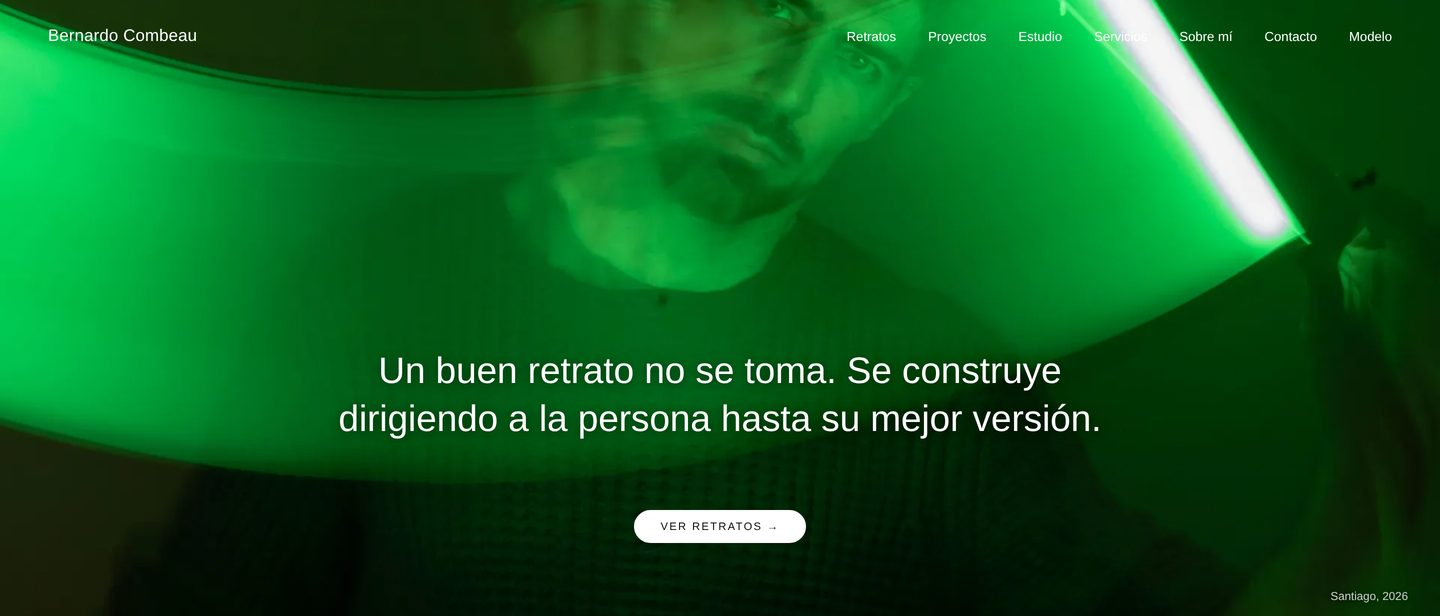
#> input picture marketing/brand/instagram-v3/img/combeau-fotografia-ancho-2.jpg, 1440 x 616 px, given in place of chequeo-1440-primera.png, which was not available
$ python franjas-tanda-4.py ../../../../../../brand/instagram-v3/img
#> lines starting #> are read from the running program, lines starting #| are printed output that depends on the picture; pictures that were not available may be replaced by others from this repository, and a replacement may not be noted
#!/usr/bin/env python3
"""Las franjas de Visibilidad en IA y Auditoría SEO técnica a 2,39, nítidas (obra E12, corrida 2, tanda 4). Diego, 19-oct-2026.

La spec §2.4 pone en esas franjas `proto/a/medios/chequeo-43.webp` y `verifica-y-cumple-53.webp`, «recortados a 2,39 al
centro». Esos archivos miden 1050 px de ancho: en la franja de 1440 (1408 px) el navegador los agranda 1,34 veces y a
1920 (1888 px), 1,8 veces, y la captura se ve blanda. Este script saca, de la MISMA captura de la que salieron (la de
1440 a 2× que hizo Lucía el 17-oct con proto/a/herramientas/capturar-fuentes.mjs), el MISMO encuadre: primero el recorte
del prototipo (4:3 anclado arriba a la izquierda para el chequeo; 5:3 anclado arriba y al centro para Verifica y Cumple,
medios.py) y después el centro a 2,39, como pide la spec. Solo cambia la cantidad de píxeles. Nada se genera.

Uso: python3 -I franjas-tanda-4.py <carpeta-de-las-capturas-del-17-oct>
Salida: spindlelab-astro/public/v3/medios/chequeo-239.webp y verifica-y-cumple-239.webp (1920 de ancho, WebP 80, como el
prototipo), y cuánto pesan.
"""
import sys
from pathlib import Path

from PIL import Image

REPO = Path(__file__).resolve().parents[7]
SALIDA = REPO / "spindlelab-astro/public/v3/medios"
FUENTE = Path(sys.argv[1])


def recorte(im, prop, ancla=(0.5, 0.0)):
    """El de proto/a/herramientas/medios.py, igual: recorta a la proporción ancho/alto, anclado (x, y) en 0..1."""
    w, h = im.size
    if w / h > prop:
        nw, nh = round(h * prop), h
    else:
        nw, nh = w, round(w / prop)
    x = round((w - nw) * ancla[0])
    y = round((h - nh) * ancla[1])
    return im.crop((x, y, x + nw, y + nh))


def franja(origen, prop, ancla, nombre):
#> called with origen = 'chequeo-1440-primera.png', prop = 1.33, ancla = (0, 0), nombre = 'chequeo-239.webp'
    im = Image.open(FUENTE / origen).convert("RGB")
#> im is the input picture: PIL image 1440x616 RGB; mean R, G, B 12.9, 92.5, 31.6
    pieza = recorte(im, prop, ancla)               # el encuadre del archivo de la spec
#> in recorte, `return im.crop((x, y, x + nw, y + nh))`:
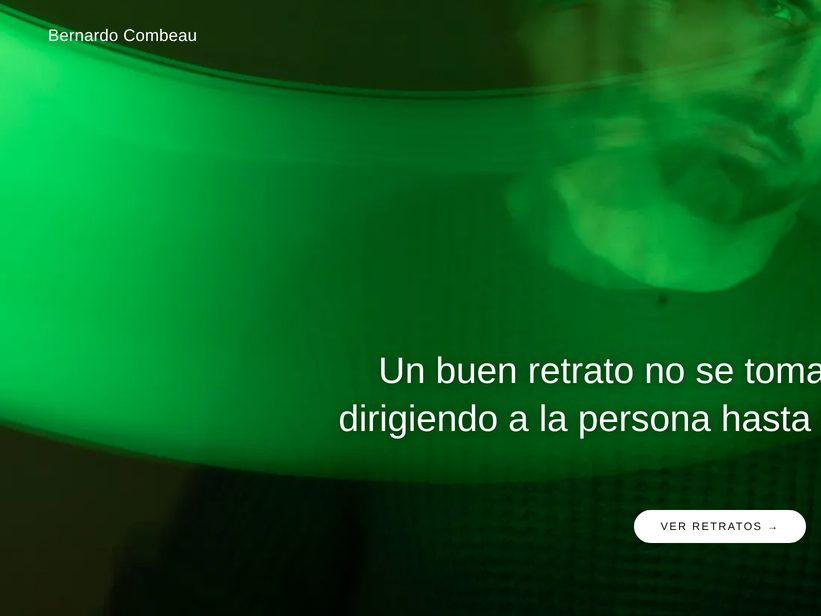
#> returned value: PIL image 821x616 RGB; mean R, G, B 11.9, 97, 32.9
    centro = recorte(pieza, 2.39, (0.5, 0.5))      # su centro a 2,39 (spec §2.4, §3.3)
#> call 2 of recorte, with prop = 2.39, ancla = (0.5, 0.5)
#> in recorte (call 2), `return im.crop((x, y, x + nw, y + nh))`:
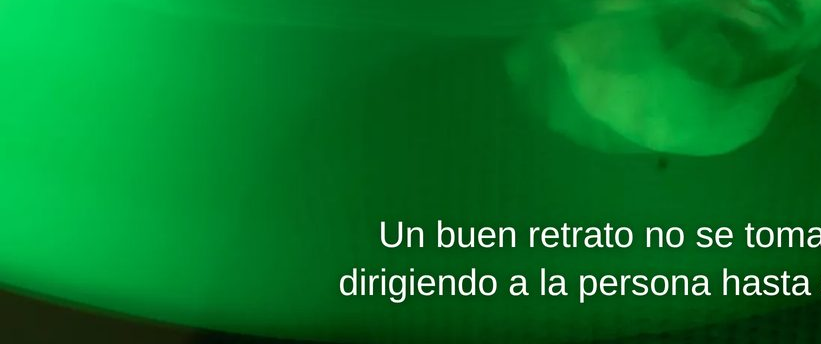
#> returned value: PIL image 821x344 RGB; mean R, G, B 8.1, 118.2, 39.5
    if centro.width > 1920:
        centro = centro.resize((1920, round(centro.height * 1920 / centro.width)), Image.LANCZOS)
    destino = SALIDA / nombre
    centro.save(destino, "WEBP", quality=80, method=6)
#> (the run stopped early here; a loop or call above may not have finished)

$ run again, on marketing/brand/instagram-v3/img/domino.jpg
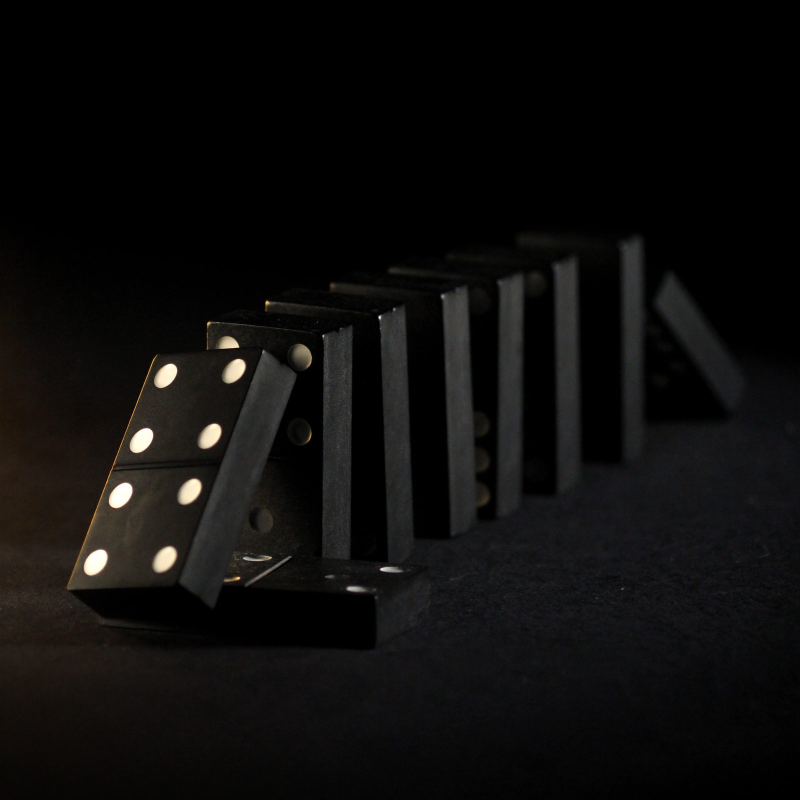
#> input picture marketing/brand/instagram-v3/img/domino.jpg, 1600 x 1600 px, given in place of chequeo-1440-primera.png, which was not available (shown at 1/2 size)
#> in franja, im is the input picture: PIL image 1600x1600 RGB; mean R, G, B 13.5, 12.6, 11.9
#> in recorte, `return im.crop((x, y, x + nw, y + nh))`:
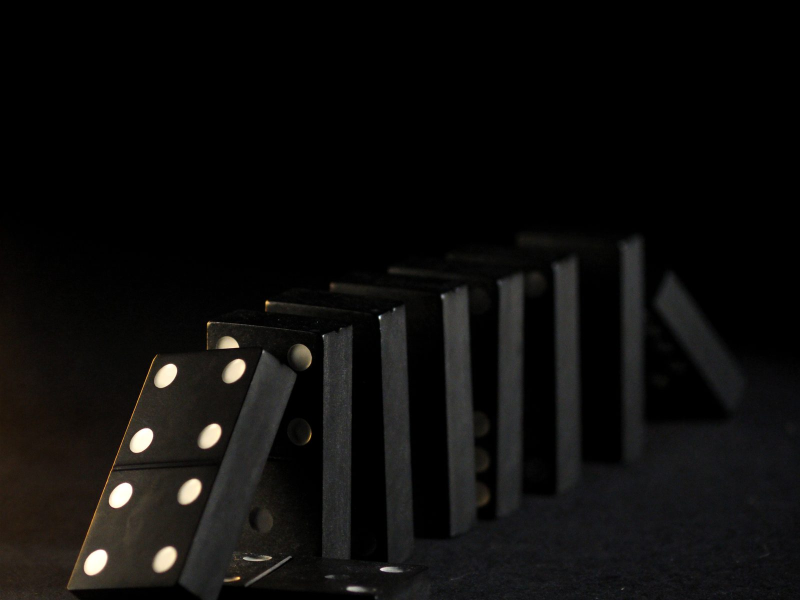
#> returned value: PIL image 1600x1200 RGB (shown at 1/2 size); mean R, G, B 13.7, 12.9, 11.9
#> in recorte (call 2), `return im.crop((x, y, x + nw, y + nh))`:
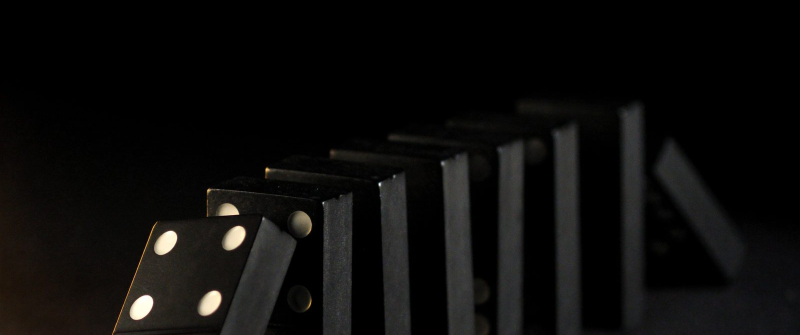
#> returned value: PIL image 1600x669 RGB (shown at 1/2 size); mean R, G, B 12.7, 12.1, 11.1

$ run again, on marketing/brand/instagram-v3/img/escritorio.jpg
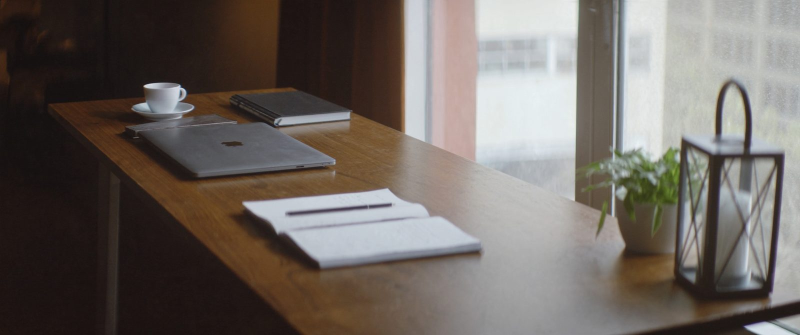
#> input picture marketing/brand/instagram-v3/img/escritorio.jpg, 1600 x 670 px, given in place of chequeo-1440-primera.png, which was not available (shown at 1/2 size)
#> in franja, im is the input picture: PIL image 1600x670 RGB; mean R, G, B 110.2, 102.8, 97.5
#> in recorte, `return im.crop((x, y, x + nw, y + nh))`:
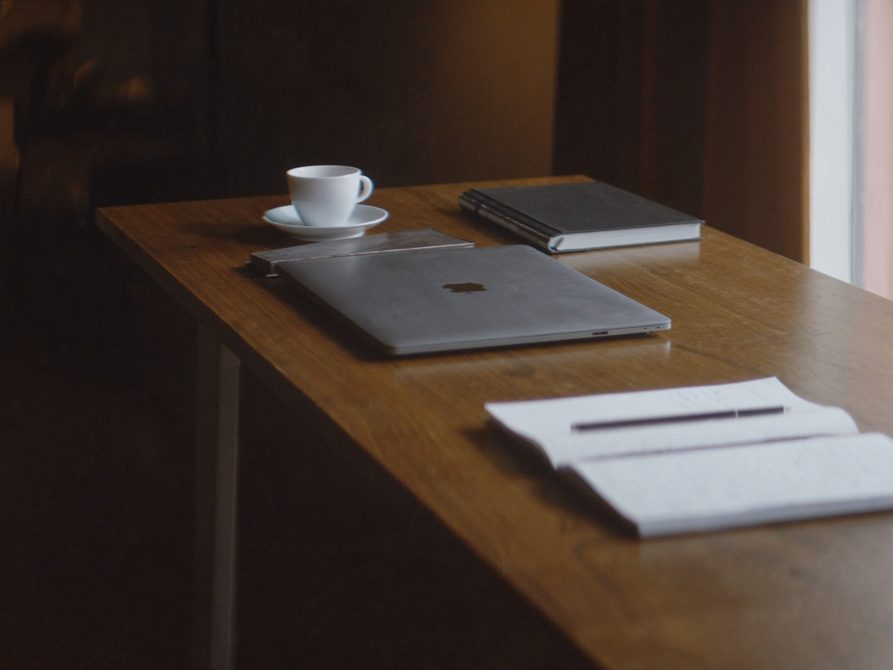
#> returned value: PIL image 893x670 RGB; mean R, G, B 73.8, 61.8, 55.7
#> in recorte (call 2), `return im.crop((x, y, x + nw, y + nh))`:
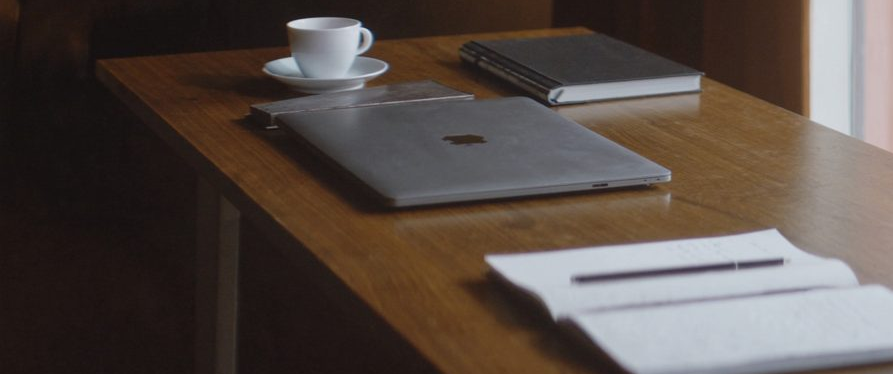
#> returned value: PIL image 893x374 RGB; mean R, G, B 86.8, 76, 70.2

$ run again, on marketing/brand/instagram-v3/img/hilo.jpg
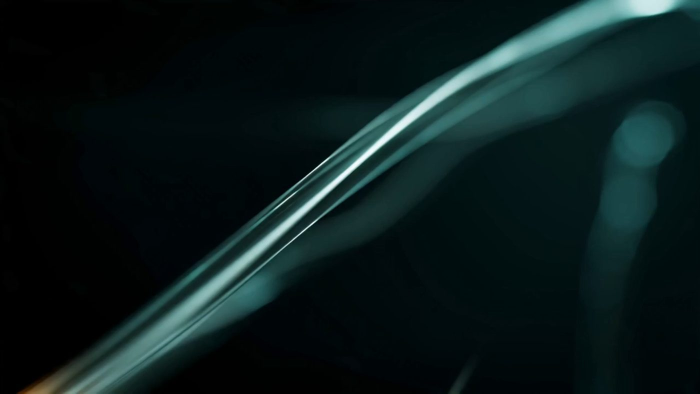
#> input picture marketing/brand/instagram-v3/img/hilo.jpg, 1400 x 787 px, given in place of chequeo-1440-primera.png, which was not available (shown at 1/2 size)
#> in franja, im is the input picture: PIL image 1400x787 RGB; mean R, G, B 11.2, 26.6, 27.1
#> in recorte, `return im.crop((x, y, x + nw, y + nh))`:
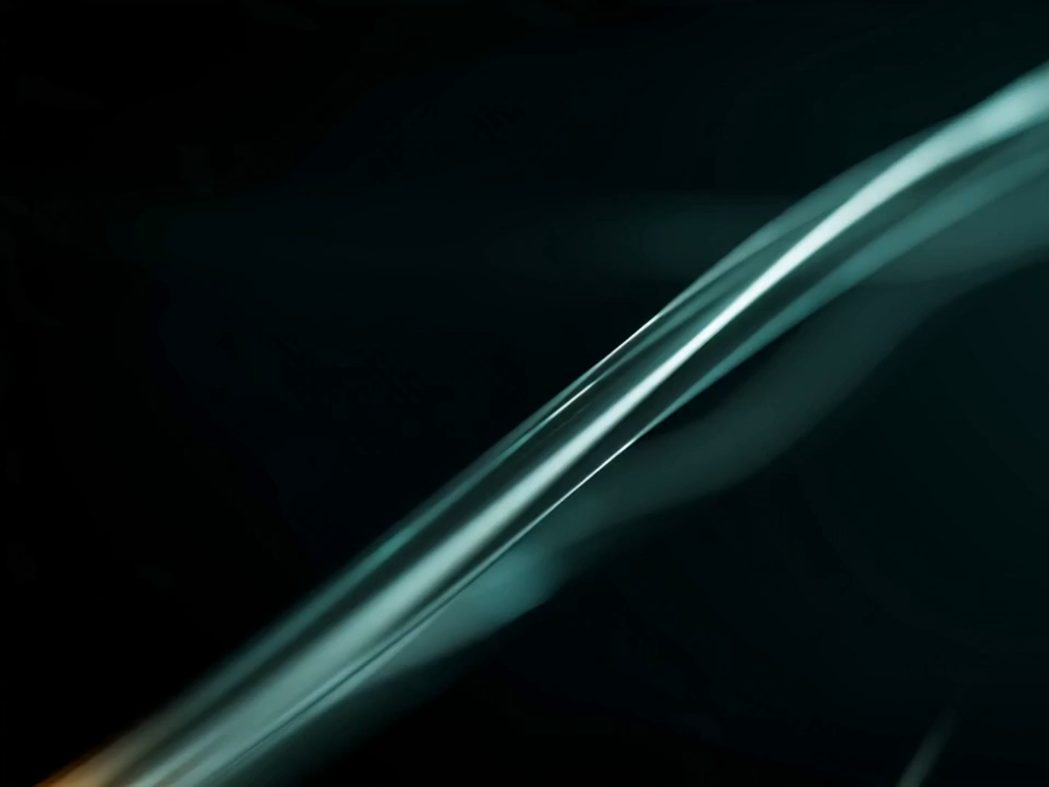
#> returned value: PIL image 1049x787 RGB; mean R, G, B 10.6, 23.1, 23.5
#> in recorte (call 2), `return im.crop((x, y, x + nw, y + nh))`:
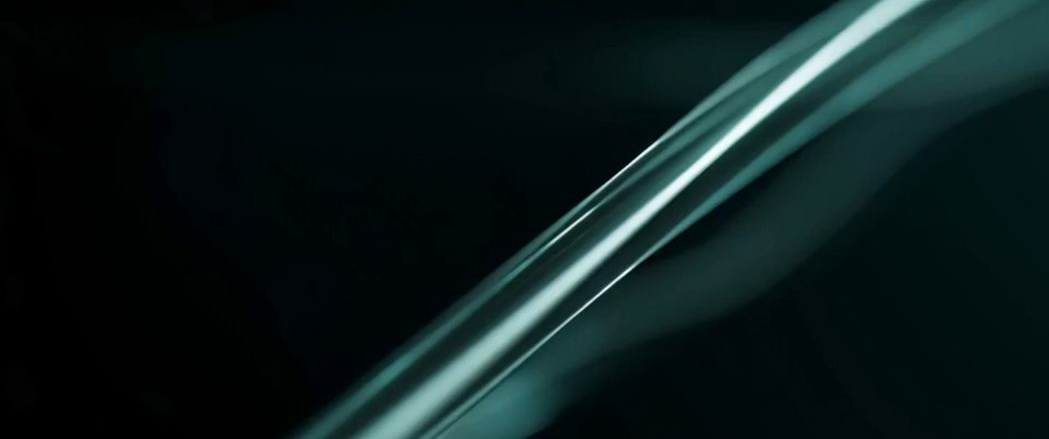
#> returned value: PIL image 1049x439 RGB; mean R, G, B 12.2, 27, 27.6
